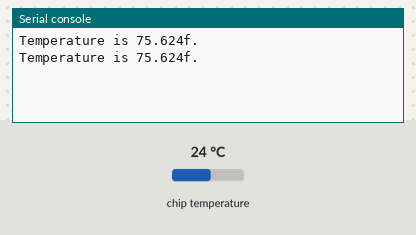
Simulated run of this program. Board: Raspberry Pi Pico running MicroPython. On the bench: the last lines printed to the serial console. Inputs (shaded band) come from the test bench; at power-on: chip temperature 24 °C.

Above: at 1.2 s.
1.3 s: chip temperature set to 1 °C
At 2.6 s:
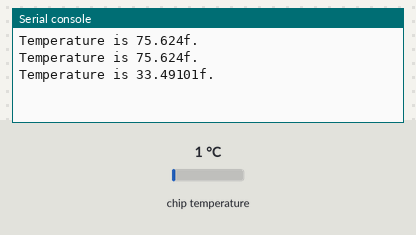
2.8 s: chip temperature set to 11 °C
At 3.6 s:
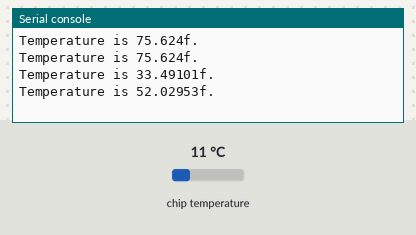
Timing chart, 0 to 5.8 s (numbered marks = the images above; inputs shaded):
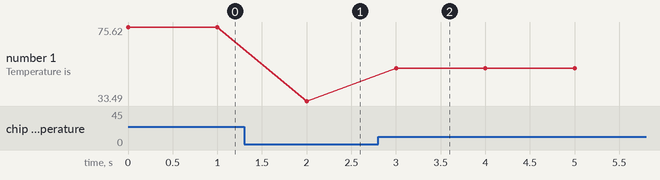

Measured:
- after the input at 1.3 s, the serial console: prints a new line after 0.70 s (image 1)
- after the input at 2.8 s, the serial console: prints a new line after 0.20 s (image 2)
- plotted number 1: 75.62 → 33.49 after the input at 1.3 s, 33.49 → 52.03 after the input at 2.8 s

The program:

chapter-8-temperature-gauge.py
```python
# Getting Started with MicroPython on Raspberry Pi Pico, Chapter 8...
# Temperature Gauge
import machine
import utime

# ADC Channel 4 is built-in temp sensor
sensor_temperature = machine.ADC(4)

# setup a conversion factor for adc -> voltage
volts = 3.3
int_max = 2 ** 16 - 1
adc_to_voltage_factor = volts/int_max

# read sensor:
while True:
    reading = sensor_temperature.read_u16() * adc_to_voltage_factor
    # convert voltage to degrees Celsius. Constants from RP2040 datsheet:
    # "Typically, Vbe = 0.706V at 27 degrees C, with a slope of -1.721mV per degree. Therefore the temperature can be approximated as follows:
    # "T = 27 - (ADC_voltage - 0.706)/0.001721"
    celsius = 27 - (reading - 0.706) / 0.001721
    fahrenheight = (celsius * 1.8) + 32
    print("Temperature is {}f.".format(fahrenheight))
    utime.sleep(1)
```
